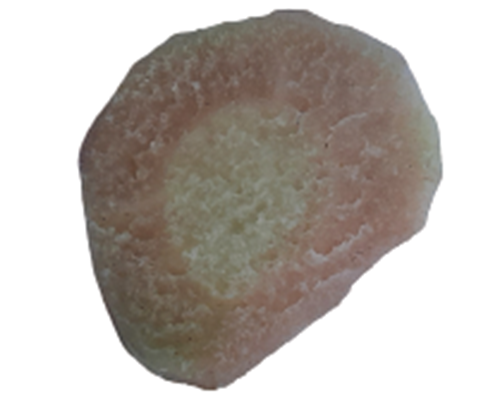
#> input picture Rimpang/Lengkuas/L49.png, 500 x 400 px, found by its file name
$ python dd.py
#> lines starting #> are read from the running program, lines starting #| are printed output that depends on the picture
import cv2
img1 = cv2.imread(
    "D://Kuliah//TUGAS AKHIR '21//Data Set Rimpang//Rimpang//Lengkuas//L49.PNG")
#> img1 is the input picture: shape (400, 500, 3); mean B, G, R 176.7, 182.2, 188.6
fc1 = img1[150:300, 200:350]
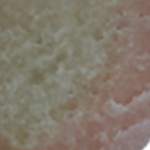
#> fc1: shape (150, 150, 3); mean B, G, R 107, 120.6, 130.2
cv2.imshow("fc1", fc1)
# [36 lines of commented-out code are left out]
cv2.waitKey(0)

$ run again, with Rimpang/Lengkuas/L2.png copied over Rimpang/Lengkuas/L49.png
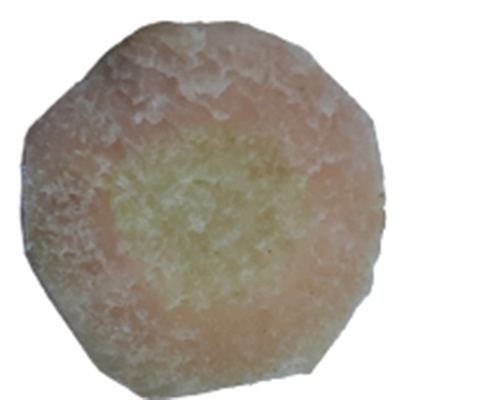
#> input picture Rimpang/Lengkuas/L2.png, 500 x 400 px, found by its file name
#> img1 is the input picture: shape (400, 500, 3); mean B, G, R 175.9, 184.1, 189.8
#> `fc1 = img1[150:300, 200:350]`:
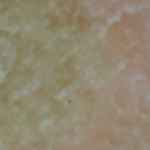
#> fc1: shape (150, 150, 3); mean B, G, R 111.4, 134.4, 144.9

$ run again, with Rimpang/Lengkuas/L3.png copied over Rimpang/Lengkuas/L49.png
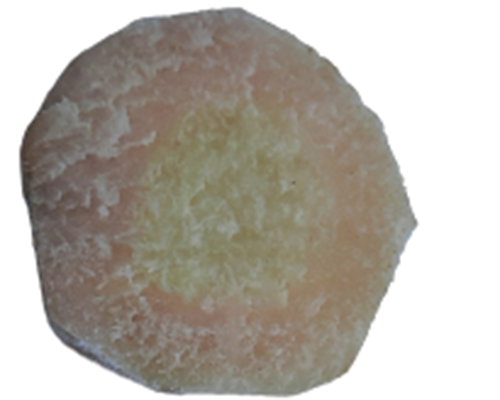
#> input picture Rimpang/Lengkuas/L3.png, 500 x 400 px, found by its file name
#> img1 is the input picture: shape (400, 500, 3); mean B, G, R 167.8, 176.3, 181.7
#> `fc1 = img1[150:300, 200:350]`:
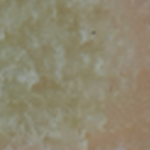
#> fc1: shape (150, 150, 3); mean B, G, R 110.9, 134.6, 141.5

$ run again, with Rimpang/Lengkuas/L4.png copied over Rimpang/Lengkuas/L49.png
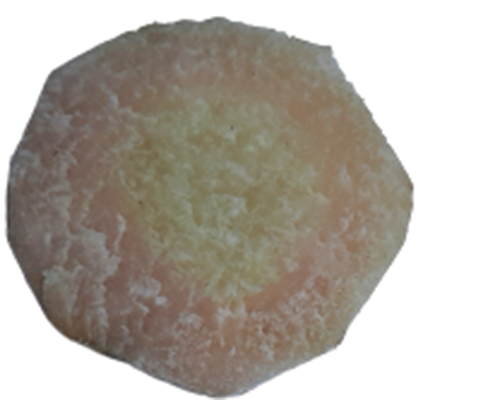
#> input picture Rimpang/Lengkuas/L4.png, 500 x 400 px, found by its file name
#> img1 is the input picture: shape (400, 500, 3); mean B, G, R 167, 175.4, 181.4
#> `fc1 = img1[150:300, 200:350]`:
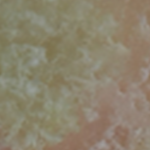
#> fc1: shape (150, 150, 3); mean B, G, R 108.6, 130.3, 139.5
